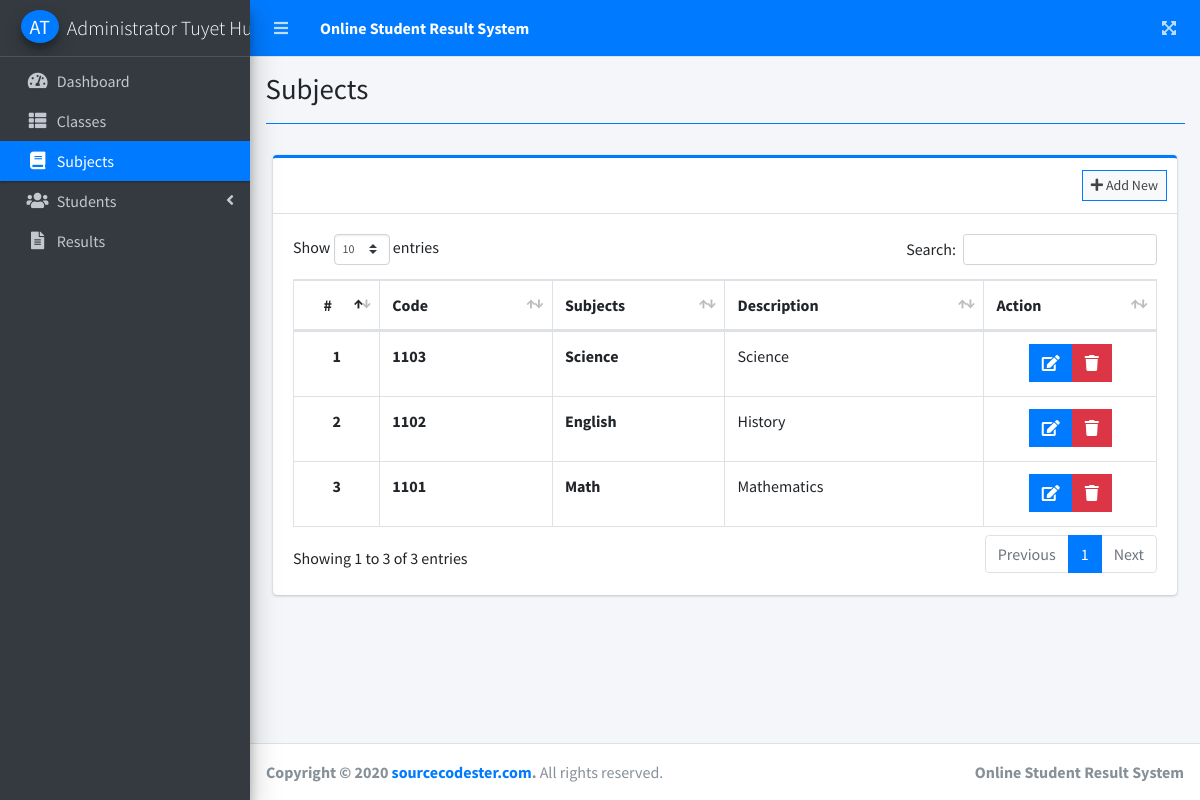
Page /index.php?page=subjects (signed in) on the committed database.
### tables this page shows
CREATE TABLE `subjects` (
  `id` int(30) NOT NULL,
  `subject_code` varchar(50) NOT NULL,
  `subject` varchar(200) NOT NULL,
  `description` text NOT NULL,
  `date_created` datetime NOT NULL DEFAULT current_timestamp()
);

### subjects.php (the view, shortened to what this page needs)
<?php include'db_connect.php' ?>
<div class="col-lg-12">
	<div class="card card-outline card-primary">
		<div class="card-header">
			<div class="card-tools">
				<a class="btn btn-block btn-sm btn-default btn-flat border-primary new_subject" href="javascript:void(0)"><i class="fa fa-plus"></i> Add New</a>
			</div>
		</div>
		<div class="card-body">
			<table class="table tabe-hover table-bordered" id="list">
				<colgroup>
					<col width="10%">
					<col width="20%">
					<col width="20%">
					<col width="30%">
					<col width="20%">
				</colgroup>
				<thead>
					<tr>
						<th class="text-center">#</th>
						<th>Code</th>
						<th>Subjects</th>
						<th>Description</th>
						<th>Action</th>
					</tr>
				</thead>
				<tbody>
					<?php
					$i = 1;
					$qry = $conn->query("SELECT * FROM subjects order by unix_timestamp(date_created) desc ");
					while($row= $qry->fetch_assoc()):
					?>
					<tr>
						<th class="text-center"><?php echo $i++ ?></th>
						<td><b><?php echo ucwords($row['subject_code']) ?></b></td>
						<td><b><?php echo ucwords($row['subject']) ?></b></td>
						<td><p class=""><?php echo $row['description'] ?></p></td>
						<td class="text-center">
		                    <div class="btn-group">
		                        <a href="javascript:void(0)" data-id='<?php echo $row['id'] ?>' class="btn btn-primary btn-flat manage_subject">
		                          <i class="fas fa-edit"></i>
		                        </a>
		                        <button type="button" class="btn btn-danger btn-flat delete_subject" data-id="<?php echo $row['id'] ?>">
		                          <i class="fas fa-trash"></i>
		                        </button>
	                      </div>
						</td>
					</tr>
				<?php endwhile; ?>
				</tbody>
			</table>
		</div>
	</div>
</div>

### rows in the picture
subjects: subject_code "1103", subject "Science", description "Science"
subjects: subject_code "1102", subject "English", description "History"
subjects: subject_code "1101", subject "Math", description "Mathematics"

### other values in the picture
$_SESSION['system']['name'] "Online Student Result System"
$_SESSION['login_firstname'].' '.$_SESSION['login_lastname'] "Administrator Tuyet…"
$title "Subjects"
